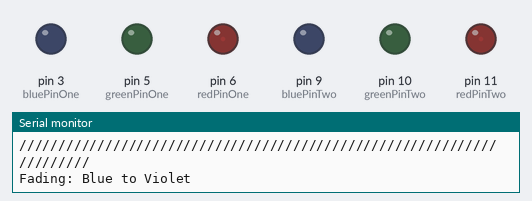
Bench run of a sketch on a simulated Arduino Uno, built with avr-gcc and run on an emulated ATmega328P. Shown: output pins drawn as LEDs (lit = HIGH), the last lines printed to the serial monitor.

Above: at 0.61 s.
At 10.82 s:
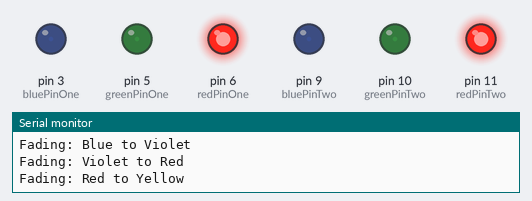
At 20.13 s:
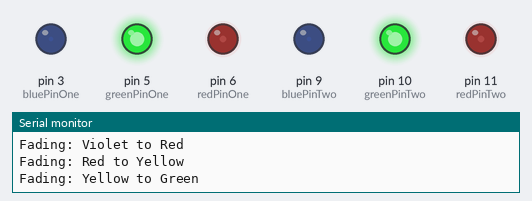
At 24.93 s:
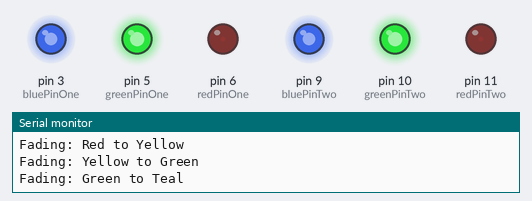
At 29.8 s:
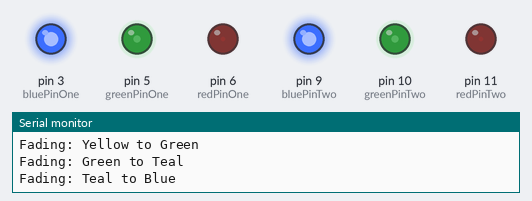
At 39.71 s:
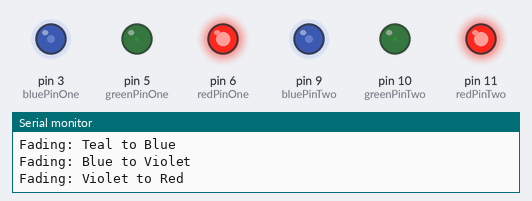
Timing chart, 0 to 40.0 s (numbered marks = the images above):
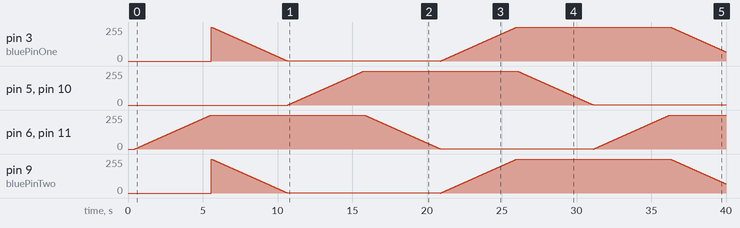

Measured:
- by itself, pin 5 (greenPinOne), pin 10 (greenPinTwo): rises from 0/255 to 255/255 in 5.1 s, then falls to 1/255 in 15.3 s

The sketch:

rgb_ledstrip_colorfade.ino
```cpp
//////////////////////////////////////////////////////////////////////
//
//    filename: rgb_ledstrip_colorfade.ino
// description: Simple sketch to automatically fade through all colors
//      author: hyper3xpl0iter
//       email: devel@introsec.ca
//         GPG: B9C0 3976 3CB4 794E D66C 8F75 8AA0 8470 3533 2EDD
//        date: 07/18/2016
//
//////////////////////////////////////////////////////////////////////

// define pins (must be PWM pins)

// Channel 01
#define redPinOne 6
#define greenPinOne 5
#define bluePinOne 3

// Channel 02
#define redPinTwo 11
#define greenPinTwo 10
#define bluePinTwo 9

// make this higher to slow down
#define FADESPEED 20

void setup() {
	pinMode(redPinOne, OUTPUT);
    pinMode(greenPinOne, OUTPUT);
    pinMode(bluePinOne, OUTPUT);
    pinMode(redPinTwo, OUTPUT);
    pinMode(greenPinTwo, OUTPUT);
    pinMode(bluePinTwo, OUTPUT);

    // initialize serial and wait for port to open:
    Serial.begin(9600);

    // wait for serial port to connect.
    while (!Serial) {
    	;
    }
    Serial.println("Serial communications are initiated");

    // Print sketch information
    Serial.println("//////////////////////////////////////////////////////////////////////");
    Serial.println("//");
    Serial.println("//    filename: rgb_ledstrip_colorfade.ino");
    Serial.println("// description: Simple sketch to automatically fade through all colors");
    Serial.println("//      author: hyper3xpl0iter");
    Serial.println("//       email: devel@introsec.ca");
    Serial.println("//         GPG: B9C0 3976 3CB4 794E D66C 8F75 8AA0 8470 3533 2EDD");
    Serial.println("//        date: 07/18/2016");
    Serial.println("//");
    Serial.println("//////////////////////////////////////////////////////////////////////");
}


void loop() {
	int r, g, b;

	// fade from blue to violet
	Serial.println("Fading: Blue to Violet");
	for (r = 0; r < 256; r++) {
		analogWrite(redPinOne, r);
        analogWrite(redPinTwo, r);
        delay(FADESPEED);
	}

	// fade from violet to red
	Serial.println("Fading: Violet to Red");
	for (b = 255; b > 0; b--) {
		analogWrite(bluePinOne, b);
        analogWrite(bluePinTwo, b);
        delay(FADESPEED);
	}

	// fade from red to yellow
	Serial.println("Fading: Red to Yellow");
	for (g = 0; g < 256; g++) {
        analogWrite(greenPinOne, g);
        analogWrite(greenPinTwo, g);
        delay(FADESPEED);
	}

	// fade from yellow to green
	Serial.println("Fading: Yellow to Green");
	for (r = 255; r > 0; r--) {
        analogWrite(redPinOne, r);
        analogWrite(redPinTwo, r);
        delay(FADESPEED);
	}

	// fade from green to teal
	Serial.println("Fading: Green to Teal");
	for (b = 0; b < 256; b++) {
		analogWrite(bluePinOne, b);
		analogWrite(bluePinTwo, b);
		delay(FADESPEED);
	}

	// fade from teal to blue
	Serial.println("Fading: Teal to Blue");
	for (g = 255; g > 0; g--) {
		analogWrite(greenPinOne, g);
		analogWrite(greenPinTwo, g);
		delay(FADESPEED);
	}
}
```
